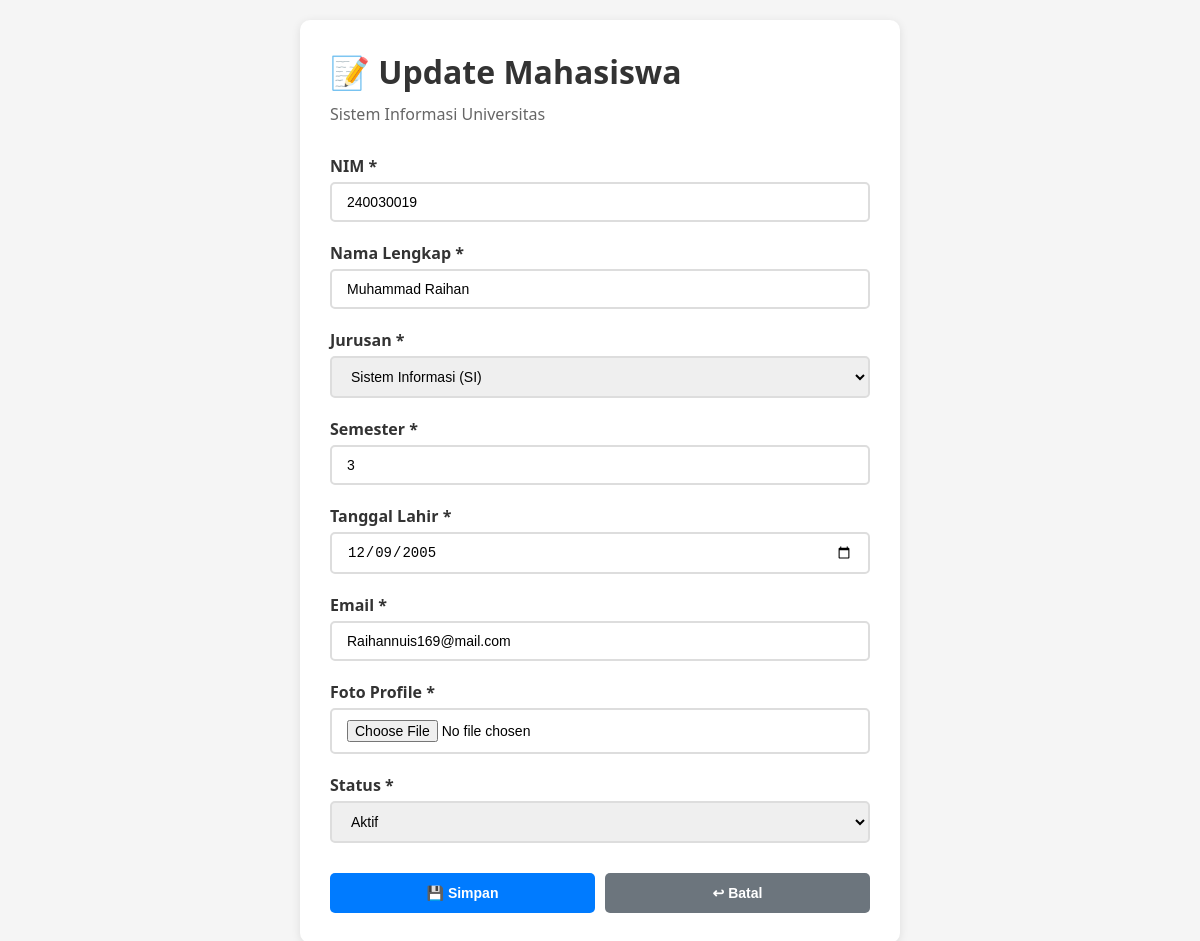
Screenshot of /index.php?action=edit&id=1 with the database file from the repository.
### tables this page shows
CREATE TABLE `mahasiswa` (
  `id_mahasiswa` int(11) NOT NULL,
  `nim` varchar(9) NOT NULL,
  `nama` varchar(100) NOT NULL,
  `prodi` varchar(100) NOT NULL,
  `semester` int(11) NOT NULL,
  `tanggal_lahir` date DEFAULT NULL,
  `email` varchar(100) DEFAULT NULL,
  `foto_profile` text NOT NULL,
  `created_at` timestamp NOT NULL DEFAULT current_timestamp(),
  `status` enum('aktif','tidak aktif') DEFAULT 'aktif'
);

### app/controllers/MahasiswaController.php (called while the page is built, shortened)
<?php
require_once 'config/koneksi.php';
require_once 'app/models/Mahasiswa.php';
class MahasiswaController
{
    private $mahasiswa;
    public function __construct()
    {
        $database = new Database();
        $this->db = $database->getConnection();
        $this->mahasiswa = new Mahasiswa($this->db);
    }
    public function edit($id)
    {
        $mahasiswa = $this->mahasiswa->getById($id);
        require_once 'app/views/mahasiswa/edit.php';
    }
}

### config/koneksi.php (called while the page is built, shortened)
<?php
class Database {
    private $host = "localhost";
    private $db_name = "universitas";
    private $username = "root";
    private $password = "";
    public function getConnection() {
        $this->conn = null;
        try {
            $this->conn = new PDO(
                "mysql:host=" . $this->host . ";dbname=" . $this->db_name,
                $this->username,
                $this->password
            );
            $this->conn->setAttribute(PDO::ATTR_ERRMODE, PDO::ERRMODE_EXCEPTION);
            $this->conn->exec("set names utf8");
        } catch(PDOException $e) {
            echo "Connection error: " . $e->getMessage();
        }
        return $this->conn;
    }
}
?>

### app/models/Mahasiswa.php (called while the page is built, shortened)
<?php
class Mahasiswa
{
    private $conn;
    private $table_name = "mahasiswa";
    public function __construct($db)
    {
        $this->conn = $db;
    }
    public function getById($id)
    {
        $query = "SELECT * FROM " . $this->table_name . " WHERE id_mahasiswa = :id LIMIT 1";
        $stmt = $this->conn->prepare($query);
        $stmt->bindParam(':id', $id);
        $stmt->execute();
        return $stmt->fetch(PDO::FETCH_ASSOC);
    }
}

### app/views/mahasiswa/edit.php (the view, shortened to what this page needs)
<!DOCTYPE html>
<html lang="id">
<head>
</head>
<body>
    <div class="container">
        <h1>📝 Update Mahasiswa</h1>
        <p class="subtitle">Sistem Informasi Universitas</p>
        <form action="index.php?action=update" method="POST" enctype="multipart/form-data">
            <div class="form-group">
                <label for="nim">NIM *</label>
                <input type="text" id="nim" name="nim" value="<?php echo $mahasiswa['nim']; ?>" required placeholder="Contoh: 2024001">
            </div>
            <div class="form-group">
                <label for="nama">Nama Lengkap *</label>
                <input type="text" id="nama" name="nama" value="<?php echo $mahasiswa['nama']; ?>" required placeholder="Contoh: Ahmad Fauzi">
            </div>
            <div class="form-group">
                <label for="prodi">Jurusan *</label>
                <select id="prodi" name="prodi" required>
                    <option value="SI" <?= ($mahasiswa['prodi'] == 'SI') ? 'selected' : '' ?>>Sistem Informasi (SI)</option>
                </select>
            </div>
            <div class="form-group">
                <label for="semester">Semester *</label>
                <input type="number" id="semester" name="semester" value="<?php echo $mahasiswa['semester']; ?>" required placeholder="Contoh: 1" min="1" max="8">
            </div>
            <div class="form-group">
                <label for="tanggal_lahir">Tanggal Lahir *</label>
                <input type="date" id="tanggal_lahir" value="<?php echo $mahasiswa['tanggal_lahir']; ?>" name="tanggal_lahir" required>
            </div>
            <div class="form-group">
                <label for="email">Email *</label>
                <input type="email" id="email" name="email" value="<?php echo $mahasiswa['email']; ?>" required placeholder="Contoh: nuis2321@gmail.com">
            </div>
            <div class="form-group">
                <label for="foto_profile">Foto Profile *</label>
                <input type="file" id="foto_profile" name="foto_profile" accept="image/*">
            </div>
            <div class="form-group">
                <label for="status">Status *</label>
                <select id="status" name="status" required>
                    <option value="aktif" <?= ($mahasiswa['status'] == 'aktif') ? 'selected' : '' ?>>Aktif</option>
                </select>
            </div>
            <div class="btn-group">
                <button type="submit" class="btn-primary">💾 Simpan</button>
                <button type="button" class="btn-secondary" onclick="window.location.href='index.php'">↩ Batal</button>
            </div>
        </form>
    </div>
</body>
</html>

### app/views/mahasiswa/edit.php (style rules this page uses)
* { margin: 0; padding: 0; box-sizing: border-box; }
body { font-family: 'Segoe UI', Tahoma, Geneva, Verdana, sans-serif; background: #f5f5f5; padding: 20px; }
.container { max-width: 600px; margin: 0 auto; background: white; padding: 30px; border-radius: 10px; box-shadow: 0 2px 10px rgba(0, 0, 0, 0.1); }
h1 { color: #333; margin-bottom: 10px; }
.subtitle { color: #666; margin-bottom: 30px; }
.form-group { margin-bottom: 20px; }
label { display: block; margin-bottom: 5px; color: #333; font-weight: 600; }
input, select { width: 100%; padding: 10px 15px; border: 2px solid #ddd; border-radius: 5px; font-size: 14px; }
.btn-group { display: flex; gap: 10px; margin-top: 30px; }
button { flex: 1; padding: 12px; border: none; border-radius: 5px; cursor: pointer; font-size: 14px; font-weight: 600; }
.btn-primary { background: #007bff; color: white; }
.btn-secondary { background: #6c757d; color: white; }

### rows the page displays
mahasiswa: nim "240030019", nama "Muhammad Raihan", prodi "Sistem Informasi (SI)", semester "3", tanggal_lahir "12/09/2005", email "Raihannuis169@mail.com", status "Aktif"
